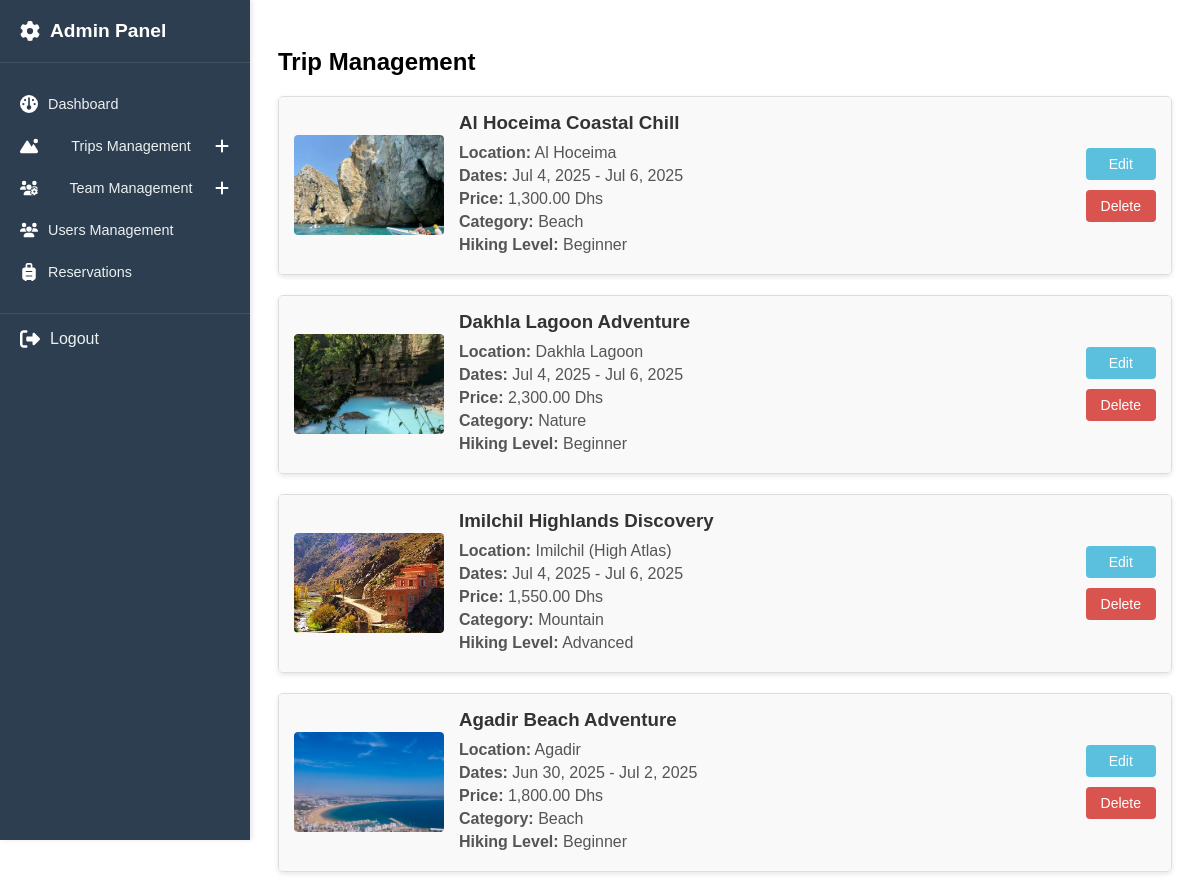
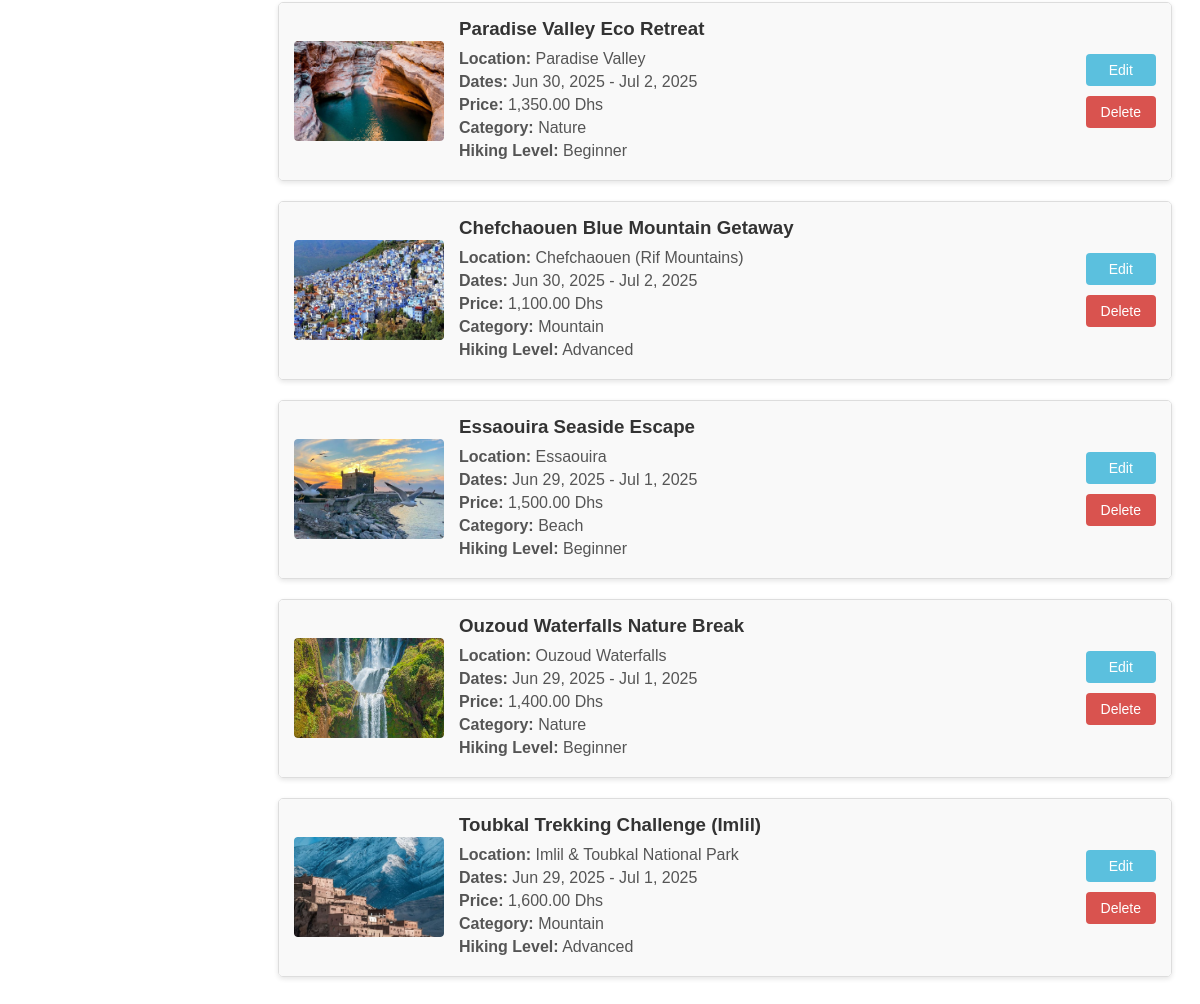
Screenshot of /admin/trips/trips.php with the database file from the repository (2 pictures, top to bottom).
### tables this page shows
CREATE TABLE `trips` (
  `trip_id` int(11) NOT NULL,
  `title` varchar(100) NOT NULL,
  `price` decimal(10,2) NOT NULL,
  `start_date` date NOT NULL,
  `end_date` date NOT NULL,
  `hiking_level` enum('beginner','advanced') NOT NULL,
  `location` varchar(250) NOT NULL,
  `image_url` varchar(500) NOT NULL,
  `trip_category_id` int(11) NOT NULL
);

### admin/trips/trips.php (the view, shortened to what this page needs)
<?php
include '../includes/pdo.php';
$trips = [];
$stmt = $pdo->query("SELECT * FROM trips ORDER BY start_date DESC");
while ($trip = $stmt->fetch(PDO::FETCH_ASSOC)) {
    $trips[] = $trip;
}
include '../includes/sidebar.php';
?>
<div class="main-content">
    <h2>Trip Management</h2>
    <div class="trip-list">
        <?php if (empty($trips)): ?>
            <div class="no-trips">
                <p>No trips found. <a href="add_trip.php">Add a new trip</a></p>
            </div>
        <?php else: ?>
            <?php foreach ($trips as $trip): ?>
                <div class="trip-card">
                    <div class="trip-header" onclick="toggleDetails(this)">
                        <div class="trip-image">
                            <img src="../../uploads/<?= htmlspecialchars($trip['image_url']) ?>" alt="<?= htmlspecialchars($trip['title']) ?>">
                        </div>
                        <div class="trip-info">
                            <h3><?= htmlspecialchars($trip['title']) ?></h3>
                            <p><strong>Location:</strong> <?= htmlspecialchars($trip['location']) ?></p>
                            <p><strong>Dates:</strong> <?= date('M j, Y', strtotime($trip['start_date'])) ?> - <?= date('M j, Y', strtotime($trip['end_date'])) ?></p>
                            <p><strong>Price:</strong> <?= number_format($trip['price'], 2) ?> Dhs</p>
                            <p><strong>Category:</strong> <?= getCategoryName($trip['trip_category_id']) ?></p>
                            <p><strong>Hiking Level:</strong> <?= ucfirst($trip['hiking_level']) ?></p>
                        </div>
                        <div class="trip-actions">
                            <a href="edit_trip.php?id=<?= $trip['trip_id'] ?>" class="btn btn-edit">Edit</a>
                            <a href="trips.php?delete=<?= $trip['trip_id'] ?>" class="btn btn-delete" onclick="return confirm('Are you sure you want to delete this trip?')">Delete</a>
                        </div>
                    </div>
                </div>
            <?php endforeach; ?>
        <?php endif; ?>
    </div>
</div>
<?php
function getCategoryName($category_id) {
    $categories = [
        1 => 'Beach',
        2 => 'Mountain',
        3 => 'Nature'
    ];
    return $categories[$category_id] ?? 'Unknown';
}
?>
</body>
</html>

### admin/styles/sidebar.css (style rules this page uses)
.main-content { margin-left: 250px; padding: 20px; }

### admin/styles/trips.css (style rules this page uses)
* { font-family: Arial, sans-serif; }
.trip-list { margin-top: 20px; }
.trip-card { border: 1px solid #ddd; border-radius: 8px; margin-bottom: 20px; overflow: hidden; box-shadow: 0 2px 4px rgba(0,0,0,0.1); }
.trip-header { display: flex; background: #f9f9f9; padding: 15px; align-items: center; }
.trip-image { width: 200px; height: 150px; margin-right: 20px; overflow: hidden; border-radius: 4px; }
.trip-image img { width: 100%; height: 100%; object-fit: cover; }
.trip-info { flex: 1; }
.trip-info h3 { margin-top: 0; color: #333; }
.trip-info p { margin: 5px 0; color: #555; }
.trip-actions { display: flex; flex-direction: column; gap: 10px; }
.btn { padding: 8px 15px; border: none; border-radius: 4px; cursor: pointer; text-decoration: none; text-align: center; font-size: 14px; }
.btn-edit { background: #4CAF50; color: white; }
.btn-delete { background: #f44336; color: white; }
.main-content { padding: 20px; margin-left: 250px; }
.trip-card { border: 1px solid #ddd; border-radius: 5px; margin-bottom: 20px; overflow: hidden; box-shadow: 0 2px 5px rgba(0,0,0,0.1); }
.trip-header { display: flex; padding: 15px; cursor: pointer; background-color: #f9f9f9; transition: background-color 0.3s; }
.trip-image { width: 150px; height: 100px; margin-right: 15px; flex-shrink: 0; }
.trip-image img { width: 100%; height: 100%; object-fit: cover; border-radius: 3px; }
.trip-info { flex-grow: 1; }
.trip-info h3 { margin-top: 0; margin-bottom: 10px; }
.trip-info p { margin: 5px 0; }
.trip-actions { display: flex; flex-direction: column; justify-content: center; gap: 10px; margin-left: 15px; }
.btn { padding: 8px 15px; border: none; border-radius: 4px; cursor: pointer; text-align: center; text-decoration: none; font-size: 14px; transition: background-color 0.3s; }
.btn-edit { background-color: #5bc0de; color: white; }
.btn-delete { background-color: #d9534f; color: white; }

### rows the page displays
trips: image_url (picture), title "Al Hoceima Coastal Chill", location "Al Hoceima", start_date "Jul 4, 2025", end_date "Jul 6, 2025", price "1,300.00", trip_category "Beach", hiking_level "Beginner"
trips: image_url (picture), title "Dakhla Lagoon Adventure", location "Dakhla Lagoon", start_date "Jul 4, 2025", end_date "Jul 6, 2025", price "2,300.00", trip_category "Nature", hiking_level "Beginner"
trips: image_url (picture), title "Imilchil Highlands Discovery", location "Imilchil (High Atlas)", start_date "Jul 4, 2025", end_date "Jul 6, 2025", price "1,550.00", trip_category "Mountain", hiking_level "Advanced"
trips: image_url (picture), title "Agadir Beach Adventure", location "Agadir", start_date "Jun 30, 2025", end_date "Jul 2, 2025", price "1,800.00", trip_category "Beach", hiking_level "Beginner"
trips: image_url (picture), title "Paradise Valley Eco Retreat", location "Paradise Valley", start_date "Jun 30, 2025", end_date "Jul 2, 2025", price "1,350.00", trip_category "Nature", hiking_level "Beginner"
trips: image_url (picture), title "Chefchaouen Blue Mountain Getaway", location "Chefchaouen (Rif Mountains)", start_date "Jun 30, 2025", end_date "Jul 2, 2025", price "1,100.00", trip_category "Mountain", hiking_level "Advanced"
trips: image_url (picture), title "Essaouira Seaside Escape", location "Essaouira", start_date "Jun 29, 2025", end_date "Jul 1, 2025", price "1,500.00", trip_category "Beach", hiking_level "Beginner"
trips: image_url (picture), title "Ouzoud Waterfalls Nature Break", location "Ouzoud Waterfalls", start_date "Jun 29, 2025", end_date "Jul 1, 2025", price "1,400.00", trip_category "Nature", hiking_level "Beginner"
trips: image_url (picture), title "Toubkal Trekking Challenge (Imlil)", location "Imlil & Toubkal National Park", start_date "Jun 29, 2025", end_date "Jul 1, 2025", price "1,600.00", trip_category "Mountain", hiking_level "Advanced"
